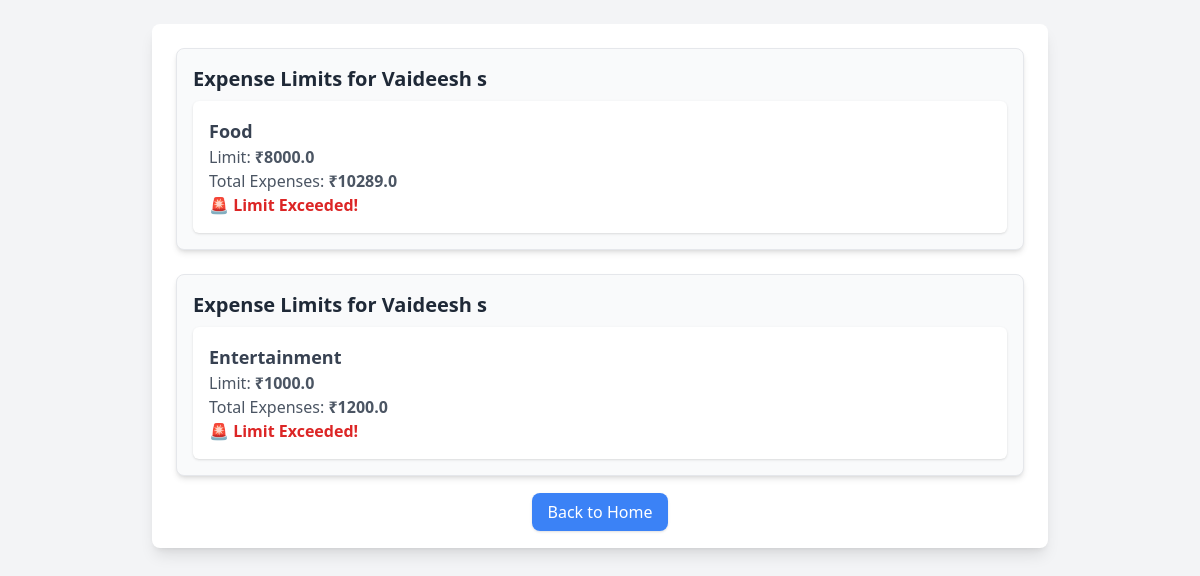
Screenshot of /expense_limit/ (signed in) with the database file from the repository.
### ffm/models.py (models this page shows, shortened)
class user_register(models.Model):
    Name=models.CharField(max_length=50,null=True,blank=True)
    username=models.CharField(max_length=50,null=True,blank=True)
    phone=models.IntegerField(null=True,blank=True)
    email=models.EmailField(max_length=60,null=True,blank=True)
    image=models.ImageField(upload_to='user_image/',null=True,blank=True)
    password=models.CharField(max_length=10,null=True,blank=True)
    re_password=models.CharField(max_length=10,null=True,blank=True)

class ExpenseLimit(models.Model):
    user = models.ForeignKey(user_register, on_delete=models.CASCADE)
    expensecategory = models.CharField(max_length=100)
    limit_amount = models.FloatField()

### ffm/views.py (the view)
# urls.py: path('expense_limit/', views.category_limit_check, name='expense_limit'),
def category_limit_check(request):
    email = request.session.get('email')
    user = user_register.objects.get(email=email)
    current_month = datetime.now().month
    current_year = datetime.now().year
    limits = ExpenseLimit.objects.filter(user=user)
    category_status = []
    for limit in limits:
        category = limit.expensecategory
        limit_amount = float(limit.limit_amount) if limit.limit_amount is not None else 0.0  # Ensure float type
        total_expense = 0.0
        expenses = Expense.objects.filter(
            user=user,
            expensecategory=category,
            date__month=current_month,
            date__year=current_year
        )
        print(f"Checking category: {category}")
        print(f"Querying expenses for Month: {current_month}, Year: {current_year}")
        print("Expense Query:", expenses.query)
        if expenses.exists():
            total_expense = sum(exp.amount for exp in expenses if exp.amount is not None)
        total_expense = float(total_expense)
        print(f"Total Expenses for {category}: {total_expense}, Limit: {limit_amount}")
        print(f"DEBUG: Comparing Total Expense ({total_expense}) with Limit ({limit_amount})")
        print(f"DEBUG: Limit Exceeded? {total_expense > limit_amount}")
        limit_exceeded = total_expense > limit_amount
        category_status.append({
            'category': category,
            'limit_amount': limit_amount,
            'total_expense': total_expense,
            'limit_exceeded': limit_exceeded,
            'error_message': (
                f"Expense limit for {category} exceeded! Total Expense: ₹{total_expense}, Limit: ₹{limit_amount}."
                if limit_exceeded else None
            ),
            'user': user
        })
    return render(request, 'expense_limit.html', {'category_status': category_status})

### ffm/templates/expense_limit.html (shortened to what this page needs)
<!DOCTYPE html>
<html lang="en">
<head>
    <script src="https://cdn.tailwindcss.com"></script>
</head>
<body class="bg-gray-100 p-6">
    <div class="max-w-4xl mx-auto bg-white shadow-lg rounded-lg p-6">
        {% for status in category_status %}
        <div class="mb-6 p-4 border rounded-lg shadow-md bg-gray-50">
            <h1 class="text-xl font-bold text-gray-800 mb-2">
                Expense Limits for {{ status.user.Name }}
            </h1>
            <div class="p-4 bg-white shadow rounded-md">
                <p class="text-lg font-semibold text-gray-700">{{ status.category }}</p>
                <p class="text-gray-600">Limit: <span class="font-semibold">₹{{ status.limit_amount }}</span></p>
                <p class="text-gray-600">Total Expenses: <span class="font-semibold">₹{{ status.total_expense }}</span></p>
                {% if status.limit_exceeded %}
                    <p class="text-red-600 font-bold">🚨 Limit Exceeded!</p>
                {% else %}
                    <p class="text-green-600 font-bold">✅ Within Limit</p>
                {% endif %}
            </div>
        </div>
        {% endfor %}
        <div class="text-center mt-4">
            <a href="{% url 'home' %}" class="px-4 py-2 bg-blue-500 text-white rounded-lg shadow hover:bg-blue-600">
                Back to Home
            </a>
        </div>
    </div>

### rows the page displays
user_register: user.Name "Vaideesh s", category "Food", limit_amount "8000.0", total_expense "10289.0", category "Entertainment", limit_amount "1000.0", total_expense "1200.0"
